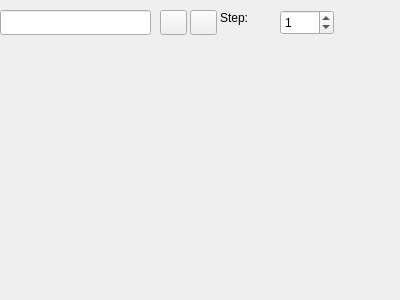
<?xml version="1.0" encoding="UTF-8"?>
<ui version="4.0">
 <class>Form</class>
 <widget class="QWidget" name="Form">
  <property name="geometry">
   <rect>
    <x>0</x>
    <y>0</y>
    <width>400</width>
    <height>300</height>
   </rect>
  </property>
  <property name="windowTitle">
   <string>Form</string>
  </property>
  <widget class="QSpinBox" name="step_value">
   <property name="geometry">
    <rect>
     <x>280</x>
     <y>10</y>
     <width>54</width>
     <height>25</height>
    </rect>
   </property>
   <property name="value">
    <number>1</number>
   </property>
  </widget>
  <widget class="QLabel" name="step_label">
   <property name="geometry">
    <rect>
     <x>220</x>
     <y>10</y>
     <width>62</width>
     <height>15</height>
    </rect>
   </property>
   <property name="text">
    <string>Step:</string>
   </property>
  </widget>
  <widget class="QToolButton" name="incr_button">
   <property name="geometry">
    <rect>
     <x>160</x>
     <y>10</y>
     <width>27</width>
     <height>25</height>
    </rect>
   </property>
   <property name="icon">
    <iconset theme="go-up"/>
   </property>
  </widget>
  <widget class="QToolButton" name="decr_button">
   <property name="geometry">
    <rect>
     <x>190</x>
     <y>10</y>
     <width>27</width>
     <height>25</height>
    </rect>
   </property>
   <property name="icon">
    <iconset theme="go-down"/>
   </property>
  </widget>
  <widget class="QLineEdit" name="key_value">
   <property name="geometry">
    <rect>
     <x>0</x>
     <y>10</y>
     <width>151</width>
     <height>25</height>
    </rect>
   </property>
  </widget>
 </widget>
 <resources/>
 <connections/>
</ui>
